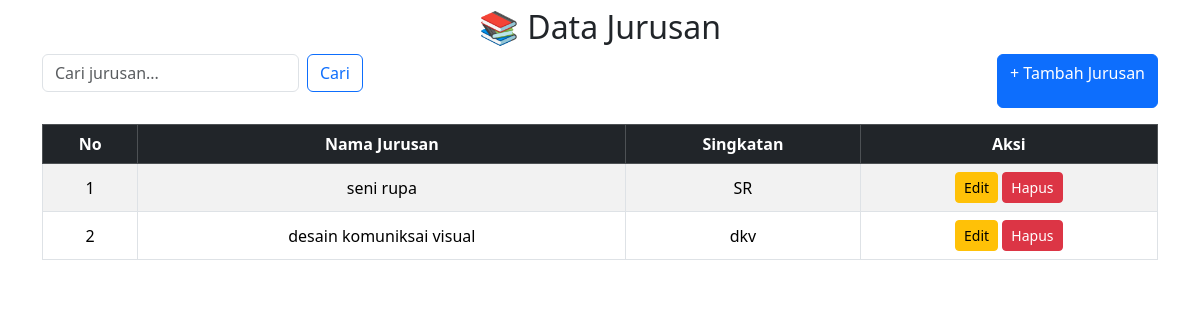
The app's page /jurusan.php with its own data.
### tables this page shows
CREATE TABLE `jurusan` (
  `id_jurusan` int NOT NULL,
  `nama_jurusan` varchar(50) NOT NULL,
  `singkatan` varchar(5) NOT NULL
);

### jurusan.php (the view, shortened to what this page needs)
<?php
include "../koneksi.php";
$cari = "";
if (isset($_GET['cari']) && $_GET['cari'] != "") {
    $cari = $_GET['cari'];
    $result = mysqli_query($koneksi, "SELECT * FROM jurusan
                                      WHERE nama_jurusan LIKE '%$cari%'
                                         OR singkatan LIKE '%$cari%'
                                      ORDER BY id_jurusan DESC");
} else {
    $result = mysqli_query($koneksi, "SELECT * FROM jurusan ORDER BY id_jurusan DESC");
}
?>
<link href="https://cdn.jsdelivr.net/npm/bootstrap@5.3.3/dist/css/bootstrap.min.css" rel="stylesheet">
<div class="container mt-2">
    <h2 class="mb-2 text-center">📚 Data Jurusan</h2>
    <div class="d-flex justify-content-between mb-3">
        <form class="d-flex" method="get" action="">
            <input class="form-control me-2" type="search" name="cari" placeholder="Cari jurusan..." value="<?= htmlspecialchars($cari) ?>">
            <button class="btn btn-outline-primary" type="submit">Cari</button>
        </form>
        <a href="jurusan_tambah.php" class="btn btn-primary">+ Tambah Jurusan</a>
    </div>
    <div class="table-responsive">
        <table class="table table-bordered table-striped table-hover align-middle text-center">
            <thead class="table-dark">
                <tr>
                    <th>No</th>
                    <th>Nama Jurusan</th>
                    <th>Singkatan</th>
                    <th>Aksi</th>
                </tr>
            </thead>
            <tbody>
            <?php
            $no = 1;
            if (mysqli_num_rows($result) > 0) {
                while ($row = mysqli_fetch_assoc($result)) { ?>
                    <tr>
                        <td><?= $no++ ?></td>
                        <td><?= $row['nama_jurusan'] ?></td>
                        <td><?= $row['singkatan'] ?></td>
                        <td>
                            <a href="jurusan_edit.php?id=<?= $row['id_jurusan'] ?>" class="btn btn-sm btn-warning">Edit</a>
                            <a href="jurusan_hapus.php?id=<?= $row['id_jurusan'] ?>"
                               class="btn btn-sm btn-danger"
                               onclick="return confirm('Yakin ingin menghapus jurusan ini?')">Hapus</a>
                        </td>
                    </tr>
            <?php }
            } else { ?>
                <tr>
                    <td colspan="4" class="text-center text-muted">⚠️ Data tidak ditemukan</td>
                </tr>
            <?php } ?>
            </tbody>
        </table>
    </div>
</div>

### records on screen
jurusan: nama_jurusan "seni rupa", singkatan "SR"
jurusan: nama_jurusan "desain komuniksai visual", singkatan "dkv"
